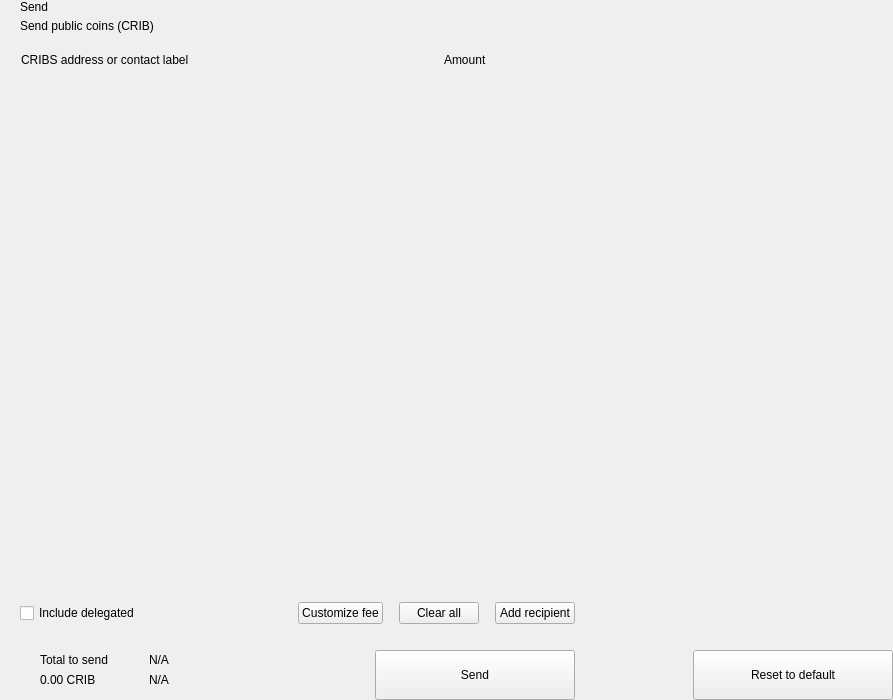
<?xml version="1.0" encoding="UTF-8"?>
<ui version="4.0">
 <class>send</class>
 <widget class="QWidget" name="send">
  <property name="geometry">
   <rect>
    <x>0</x>
    <y>0</y>
    <width>893</width>
    <height>700</height>
   </rect>
  </property>
  <property name="windowTitle">
   <string>Form</string>
  </property>
  <layout class="QHBoxLayout" name="horizontalLayout_2" stretch="2,1">
   <property name="spacing">
    <number>0</number>
   </property>
   <property name="leftMargin">
    <number>0</number>
   </property>
   <property name="topMargin">
    <number>0</number>
   </property>
   <property name="rightMargin">
    <number>0</number>
   </property>
   <property name="bottomMargin">
    <number>0</number>
   </property>
   <item>
    <widget class="QWidget" name="left" native="true">
     <layout class="QVBoxLayout" name="verticalLayout_3">
      <property name="spacing">
       <number>0</number>
      </property>
      <property name="leftMargin">
       <number>0</number>
      </property>
      <property name="topMargin">
       <number>0</number>
      </property>
      <property name="rightMargin">
       <number>0</number>
      </property>
      <property name="bottomMargin">
       <number>0</number>
      </property>
      <item>
       <layout class="QVBoxLayout" name="verticalLayout_22" stretch="0,0,0,1,0,0,0,0">
        <property name="spacing">
         <number>0</number>
        </property>
        <item>
         <layout class="QHBoxLayout" name="horizontalLayout_3">
          <property name="spacing">
           <number>0</number>
          </property>
          <property name="leftMargin">
           <number>20</number>
          </property>
          <property name="rightMargin">
           <number>20</number>
          </property>
          <item>
           <layout class="QVBoxLayout" name="verticalLayout">
            <property name="spacing">
             <number>5</number>
            </property>
            <item>
             <widget class="QLabel" name="labelTitle">
              <property name="text">
               <string>Send</string>
              </property>
              <property name="alignment">
               <set>Qt::AlignLeading|Qt::AlignLeft|Qt::AlignVCenter</set>
              </property>
             </widget>
            </item>
            <item>
             <widget class="QLabel" name="labelSubtitle1">
              <property name="text">
               <string>Send public coins (CRIB)</string>
              </property>
             </widget>
            </item>
           </layout>
          </item>
          <item>
           <spacer name="horizontalSpacer">
            <property name="orientation">
             <enum>Qt::Horizontal</enum>
            </property>
            <property name="sizeHint" stdset="0">
             <size>
              <width>40</width>
              <height>20</height>
             </size>
            </property>
           </spacer>
          </item>
         </layout>
        </item>
        <item>
         <spacer name="verticalSpacer_2">
          <property name="orientation">
           <enum>Qt::Vertical</enum>
          </property>
          <property name="sizeType">
           <enum>QSizePolicy::Fixed</enum>
          </property>
          <property name="sizeHint" stdset="0">
           <size>
            <width>20</width>
            <height>20</height>
           </size>
          </property>
         </spacer>
        </item>
        <item>
         <layout class="QHBoxLayout" name="horizontalLayout" stretch="6,0,2">
          <property name="spacing">
           <number>0</number>
          </property>
          <property name="leftMargin">
           <number>10</number>
          </property>
          <property name="topMargin">
           <number>0</number>
          </property>
          <property name="rightMargin">
           <number>20</number>
          </property>
          <property name="bottomMargin">
           <number>0</number>
          </property>
          <item>
           <widget class="QLabel" name="labelSubtitleAddress">
            <property name="styleSheet">
             <string notr="true">margin-left:8px;</string>
            </property>
            <property name="text">
             <string>CRIBS address or contact label</string>
            </property>
           </widget>
          </item>
          <item>
           <spacer name="horizontalSpacer_3">
            <property name="orientation">
             <enum>Qt::Horizontal</enum>
            </property>
            <property name="sizeType">
             <enum>QSizePolicy::Fixed</enum>
            </property>
            <property name="sizeHint" stdset="0">
             <size>
              <width>40</width>
              <height>1</height>
             </size>
            </property>
           </spacer>
          </item>
          <item>
           <widget class="QLabel" name="labelSubtitleAmount">
            <property name="text">
             <string>Amount</string>
            </property>
           </widget>
          </item>
         </layout>
        </item>
        <item>
         <widget class="QScrollArea" name="scrollArea">
          <property name="minimumSize">
           <size>
            <width>0</width>
            <height>350</height>
           </size>
          </property>
          <property name="styleSheet">
           <string notr="true">#scrollArea {
            background:transparent;
            margin-top:10px;
}</string>
          </property>
          <property name="horizontalScrollBarPolicy">
           <enum>Qt::ScrollBarAlwaysOff</enum>
          </property>
          <property name="sizeAdjustPolicy">
           <enum>QAbstractScrollArea::AdjustIgnored</enum>
          </property>
          <property name="widgetResizable">
           <bool>true</bool>
          </property>
          <property name="alignment">
           <set>Qt::AlignLeading|Qt::AlignLeft|Qt::AlignTop</set>
          </property>
          <widget class="QWidget" name="scrollAreaWidgetContents">
           <property name="geometry">
            <rect>
             <x>0</x>
             <y>0</y>
             <width>591</width>
             <height>16</height>
            </rect>
           </property>
           <property name="sizePolicy">
            <sizepolicy hsizetype="Preferred" vsizetype="Maximum">
             <horstretch>0</horstretch>
             <verstretch>0</verstretch>
            </sizepolicy>
           </property>
           <property name="autoFillBackground">
            <bool>false</bool>
           </property>
           <property name="styleSheet">
            <string notr="true">#scrollAreaWidgetContents {
             background:transparent;
             }</string>
           </property>
           <layout class="QVBoxLayout" name="verticalLayout_7">
            <property name="spacing">
             <number>0</number>
            </property>
            <property name="sizeConstraint">
             <enum>QLayout::SetDefaultConstraint</enum>
            </property>
            <property name="leftMargin">
             <number>0</number>
            </property>
            <property name="topMargin">
             <number>0</number>
            </property>
            <property name="rightMargin">
             <number>0</number>
            </property>
            <property name="bottomMargin">
             <number>0</number>
            </property>
           </layout>
          </widget>
         </widget>
        </item>
        <item>
         <spacer name="verticalSpacer_4">
          <property name="orientation">
           <enum>Qt::Vertical</enum>
          </property>
          <property name="sizeType">
           <enum>QSizePolicy::Fixed</enum>
          </property>
          <property name="sizeHint" stdset="0">
           <size>
            <width>20</width>
            <height>20</height>
           </size>
          </property>
         </spacer>
        </item>
        <item>
         <layout class="QHBoxLayout" name="horizontalLayout_20">
          <property name="spacing">
           <number>6</number>
          </property>
          <property name="leftMargin">
           <number>20</number>
          </property>
          <property name="rightMargin">
           <number>20</number>
          </property>
          <item>
           <widget class="QCheckBox" name="checkBoxDelegations">
            <property name="layoutDirection">
             <enum>Qt::LeftToRight</enum>
            </property>
            <property name="text">
             <string>Include delegated</string>
            </property>
           </widget>
          </item>
          <item>
           <spacer name="horizontalSpacer_4">
            <property name="orientation">
             <enum>Qt::Horizontal</enum>
            </property>
            <property name="sizeHint" stdset="0">
             <size>
              <width>10</width>
              <height>20</height>
             </size>
            </property>
           </spacer>
          </item>
          <item>
           <widget class="QPushButton" name="pushButtonFee">
            <property name="focusPolicy">
             <enum>Qt::NoFocus</enum>
            </property>
            <property name="text">
             <string>Customize fee</string>
            </property>
           </widget>
          </item>
          <item>
           <spacer name="horizontalSpacer_11">
            <property name="orientation">
             <enum>Qt::Horizontal</enum>
            </property>
            <property name="sizeType">
             <enum>QSizePolicy::Minimum</enum>
            </property>
            <property name="sizeHint" stdset="0">
             <size>
              <width>10</width>
              <height>20</height>
             </size>
            </property>
           </spacer>
          </item>
          <item>
           <widget class="QPushButton" name="pushButtonClear">
            <property name="focusPolicy">
             <enum>Qt::NoFocus</enum>
            </property>
            <property name="layoutDirection">
             <enum>Qt::RightToLeft</enum>
            </property>
            <property name="text">
             <string>Clear all</string>
            </property>
           </widget>
          </item>
          <item>
           <spacer name="horizontalSpacer_6">
            <property name="orientation">
             <enum>Qt::Horizontal</enum>
            </property>
            <property name="sizeType">
             <enum>QSizePolicy::Fixed</enum>
            </property>
            <property name="sizeHint" stdset="0">
             <size>
              <width>10</width>
              <height>20</height>
             </size>
            </property>
           </spacer>
          </item>
          <item>
           <widget class="QPushButton" name="pushButtonAddRecipient">
            <property name="focusPolicy">
             <enum>Qt::NoFocus</enum>
            </property>
            <property name="text">
             <string>Add recipient</string>
            </property>
           </widget>
          </item>
         </layout>
        </item>
        <item>
         <spacer name="verticalSpacer">
          <property name="orientation">
           <enum>Qt::Vertical</enum>
          </property>
          <property name="sizeType">
           <enum>QSizePolicy::Fixed</enum>
          </property>
          <property name="sizeHint" stdset="0">
           <size>
            <width>20</width>
            <height>16</height>
           </size>
          </property>
         </spacer>
        </item>
        <item>
         <layout class="QHBoxLayout" name="horizontalLayout_7">
          <property name="rightMargin">
           <number>20</number>
          </property>
          <item>
           <layout class="QHBoxLayout" name="horizontalLayout_10">
            <property name="spacing">
             <number>0</number>
            </property>
            <property name="leftMargin">
             <number>8</number>
            </property>
            <item>
             <widget class="QStackedWidget" name="stackedWidget">
              <property name="minimumSize">
               <size>
                <width>0</width>
                <height>60</height>
               </size>
              </property>
              <property name="maximumSize">
               <size>
                <width>16777215</width>
                <height>60</height>
               </size>
              </property>
              <widget class="QWidget" name="page1">
               <layout class="QVBoxLayout" name="verticalLayout_71" stretch="0">
                <property name="spacing">
                 <number>6</number>
                </property>
                <property name="leftMargin">
                 <number>12</number>
                </property>
                <property name="topMargin">
                 <number>0</number>
                </property>
                <property name="rightMargin">
                 <number>0</number>
                </property>
                <property name="bottomMargin">
                 <number>0</number>
                </property>
                <item>
                 <widget class="QWidget" name="coinWidget" native="true">
                  <property name="minimumSize">
                   <size>
                    <width>0</width>
                    <height>60</height>
                   </size>
                  </property>
                  <property name="maximumSize">
                   <size>
                    <width>16777215</width>
                    <height>60</height>
                   </size>
                  </property>
                  <layout class="QHBoxLayout" name="horizontalLayout_9">
                   <property name="spacing">
                    <number>0</number>
                   </property>
                   <property name="leftMargin">
                    <number>20</number>
                   </property>
                   <property name="topMargin">
                    <number>10</number>
                   </property>
                   <property name="rightMargin">
                    <number>20</number>
                   </property>
                   <property name="bottomMargin">
                    <number>10</number>
                   </property>
                   <item>
                    <layout class="QVBoxLayout" name="verticalSend">
                     <property name="spacing">
                      <number>0</number>
                     </property>
                     <item>
                      <widget class="QLabel" name="labelTitleTotalSend">
                       <property name="text">
                        <string>Total to send</string>
                       </property>
                      </widget>
                     </item>
                     <item>
                      <widget class="QLabel" name="labelAmountSend">
                       <property name="text">
                        <string notr="true">0.00 CRIB</string>
                       </property>
                      </widget>
                     </item>
                    </layout>
                   </item>
                   <item>
                    <spacer name="horizontalSpacer_9">
                     <property name="orientation">
                      <enum>Qt::Horizontal</enum>
                     </property>
                     <property name="sizeType">
                      <enum>QSizePolicy::Fixed</enum>
                     </property>
                     <property name="sizeHint" stdset="0">
                      <size>
                       <width>20</width>
                       <height>20</height>
                      </size>
                     </property>
                    </spacer>
                   </item>
                   <item>
                    <widget class="QLabel" name="labelLine">
                     <property name="minimumSize">
                      <size>
                       <width>1</width>
                       <height>0</height>
                      </size>
                     </property>
                     <property name="maximumSize">
                      <size>
                       <width>1</width>
                       <height>16777215</height>
                      </size>
                     </property>
                     <property name="text">
                      <string/>
                     </property>
                    </widget>
                   </item>
                   <item>
                    <spacer name="horizontalSpacer_10">
                     <property name="orientation">
                      <enum>Qt::Horizontal</enum>
                     </property>
                     <property name="sizeType">
                      <enum>QSizePolicy::Fixed</enum>
                     </property>
                     <property name="sizeHint" stdset="0">
                      <size>
                       <width>20</width>
                       <height>20</height>
                      </size>
                     </property>
                    </spacer>
                   </item>
                   <item>
                    <layout class="QVBoxLayout" name="verticalRemaining">
                     <property name="spacing">
                      <number>0</number>
                     </property>
                     <item>
                      <widget class="QLabel" name="labelTitleTotalRemaining">
                       <property name="text">
                        <string notr="true">N/A</string>
                       </property>
                      </widget>
                     </item>
                     <item>
                      <widget class="QLabel" name="labelAmountRemaining">
                       <property name="text">
                        <string notr="true">N/A</string>
                       </property>
                      </widget>
                     </item>
                    </layout>
                   </item>
                  </layout>
                 </widget>
                </item>
               </layout>
              </widget>
              <widget class="QWidget" name="page_2"/>
             </widget>
            </item>
           </layout>
          </item>
          <item>
           <spacer name="horizontalSpacer_5">
            <property name="orientation">
             <enum>Qt::Horizontal</enum>
            </property>
            <property name="sizeType">
             <enum>QSizePolicy::Expanding</enum>
            </property>
            <property name="sizeHint" stdset="0">
             <size>
              <width>40</width>
              <height>20</height>
             </size>
            </property>
           </spacer>
          </item>
          <item alignment="Qt::AlignBottom">
           <widget class="QPushButton" name="pushButtonSave">
            <property name="minimumSize">
             <size>
              <width>200</width>
              <height>50</height>
             </size>
            </property>
            <property name="maximumSize">
             <size>
              <width>200</width>
              <height>50</height>
             </size>
            </property>
            <property name="focusPolicy">
             <enum>Qt::NoFocus</enum>
            </property>
            <property name="text">
             <string>Send</string>
            </property>
           </widget>
          </item>
         </layout>
        </item>
       </layout>
      </item>
     </layout>
    </widget>
   </item>
   <item>
    <widget class="QWidget" name="right" native="true">
     <layout class="QVBoxLayout" name="verticalLayout_5">
      <property name="leftMargin">
       <number>0</number>
      </property>
      <property name="topMargin">
       <number>0</number>
      </property>
      <property name="rightMargin">
       <number>0</number>
      </property>
      <property name="bottomMargin">
       <number>0</number>
      </property>
      <item>
       <layout class="QVBoxLayout" name="verticalLayout_4">
        <property name="spacing">
         <number>6</number>
        </property>
        <item>
         <widget class="OptionButton" name="btnCoinControl" native="true">
          <property name="minimumSize">
           <size>
            <width>0</width>
            <height>50</height>
           </size>
          </property>
         </widget>
        </item>
        <item>
         <widget class="OptionButton" name="btnChangeAddress" native="true">
          <property name="minimumSize">
           <size>
            <width>0</width>
            <height>50</height>
           </size>
          </property>
         </widget>
        </item>
        <item>
         <widget class="OptionButton" name="btnUri" native="true">
          <property name="minimumSize">
           <size>
            <width>0</width>
            <height>50</height>
           </size>
          </property>
         </widget>
        </item>
        <item>
         <spacer name="verticalSpacer_5">
          <property name="orientation">
           <enum>Qt::Vertical</enum>
          </property>
          <property name="sizeHint" stdset="0">
           <size>
            <width>20</width>
            <height>40</height>
           </size>
          </property>
         </spacer>
        </item>
        <item>
         <layout class="QHBoxLayout" name="horizontalLayout_8">
          <item>
           <spacer name="horizontalSpacer_7">
            <property name="orientation">
             <enum>Qt::Horizontal</enum>
            </property>
            <property name="sizeHint" stdset="0">
             <size>
              <width>40</width>
              <height>20</height>
             </size>
            </property>
           </spacer>
          </item>
          <item>
           <widget class="QPushButton" name="pushButtonReset">
            <property name="minimumSize">
             <size>
              <width>200</width>
              <height>50</height>
             </size>
            </property>
            <property name="maximumSize">
             <size>
              <width>200</width>
              <height>50</height>
             </size>
            </property>
            <property name="focusPolicy">
             <enum>Qt::NoFocus</enum>
            </property>
            <property name="text">
             <string>Reset to default</string>
            </property>
           </widget>
          </item>
         </layout>
        </item>
       </layout>
      </item>
     </layout>
    </widget>
   </item>
  </layout>
 </widget>
 <customwidgets>
  <customwidget>
   <class>OptionButton</class>
   <extends>QWidget</extends>
   <header>qt/cribs/optionbutton.h</header>
   <container>1</container>
  </customwidget>
 </customwidgets>
 <resources/>
 <connections/>
</ui>
